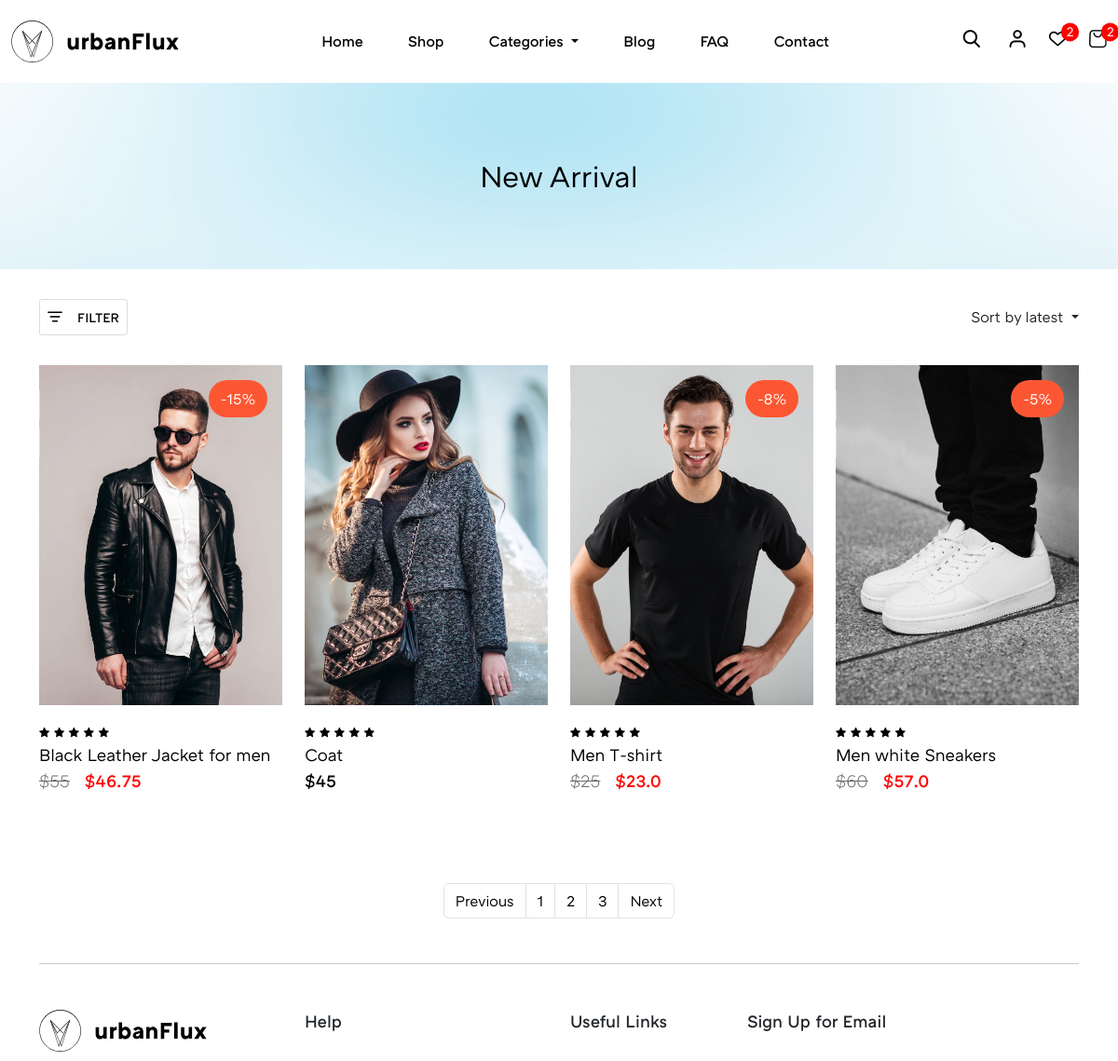
The app's page /shop/ (upper part), older data.
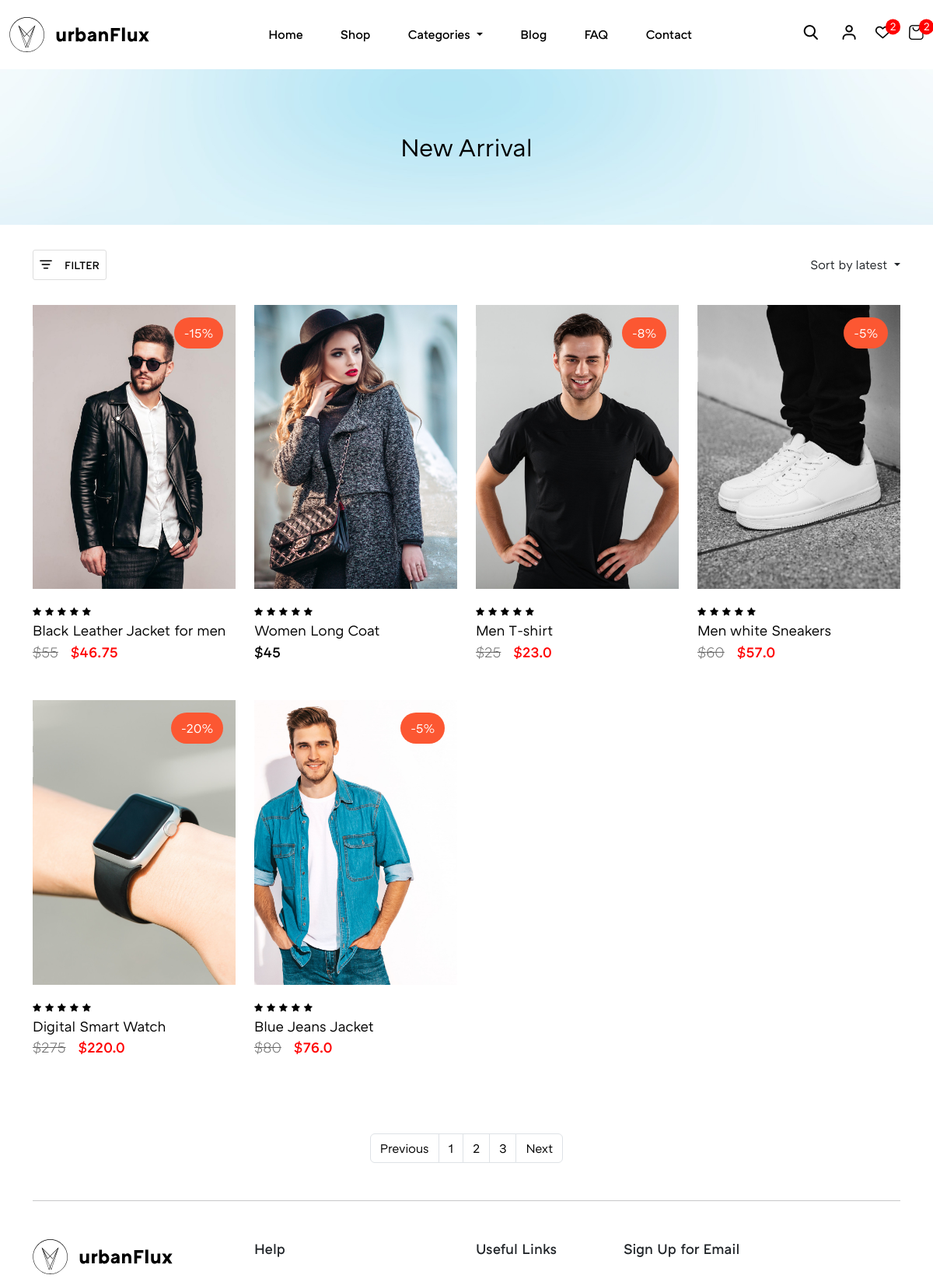
The same page, newer data.
### Site_Settings/models.py (models this page shows)
class Site_Settings(models.Model):
    estimated_delivery = models.TextField(max_length= 200, null=True)
    return_time = models.TextField(max_length= 200 , null=True)
    site_logo = models.FileField(upload_to='site_logo', validators=[validate_logo])
    theme_hero_section = models.ImageField(upload_to= 'theme_hero_section')
    tax_rate = models.IntegerField()
    product_policies = models.TextField(max_length=400)
    class Meta:
        verbose_name = ''
        verbose_name_plural = 'Site Settings'

### Store/models.py (models this page shows, shortened)
class Store(models.Model):
    product_name = models.CharField(max_length=100)
    price = models.IntegerField(null=True)
    product_type = models.CharField(max_length=15)
    description = models.TextField(max_length=500)
    Color_1 = models.CharField(max_length=10 , null=True)
    Color_2 = models.CharField(max_length=10, null=True , blank=True)
    Color_3 = models.CharField(max_length=10, null=True , blank=True)
    Feature_1 = models.CharField(max_length=50)
    Feature_2 = models.CharField(max_length=50, null=True , blank=True)
    Feature_3 = models.CharField(max_length=50, null=True , blank=True)
    Size_1 = models.CharField(max_length=20 , null=True)
    Size_2 = models.CharField(max_length=20, null=True , blank=True)
    Size_3 = models.CharField(max_length=20, null=True , blank=True)
    Materials_Care_1 = models.CharField(max_length=50, null=True)
    Materials_Care_2 = models.CharField(max_length=50, null=True , blank=True)
    Materials_Care_3 = models.CharField(max_length=50, null=True , blank=True)
    stock = models.IntegerField()
    sale = models.IntegerField(null=True, blank=True)
    is_available = models.BooleanField(default = True)
    slug =models.SlugField(max_length=100, unique=True)
    Image = models.ImageField(upload_to='Products')
    product_image_1 = models.ImageField(upload_to='Products')
    product_image_2 = models.ImageField(upload_to='Products')
    product_image_3 = models.ImageField(upload_to='Products')
    category = models.ForeignKey(Category, on_delete=models.CASCADE)
    class Meta():
        verbose_name = ''
        verbose_name_plural = 'Product'

### urbax_Flux/views.py (the view)
# urls.py: path('shop/', views.shop, name='shop'),
def shop(request):
    site_settings = Site_Settings.objects.all()
    Products = Store.objects.all()
    categories =  Category.objects.all()
    Data = {
        "site_settings_data": site_settings,
        "Product_Data" : Products,
        "categories_data": categories,
    }
    return render(request, 'shop.html', Data)

### Store/templatetags/custom_tags.py (called while the page is built)
@register.simple_tag
def calculate_discount_price(price, sale):
    try:
        price = float(price)  # Convert price to float
        sale = float(sale)    # Convert sale to float
        if price is not None and sale is not None:
            return price * (1 - sale / 100)  # Calculate discounted price
    except (ValueError, TypeError):
        pass  # If conversion fails, return the original price
    return price  # If there's no sale or conversion fails, return the original price

### templates/shop.html (shortened to what the changed rows need)
{% load custom_tags %}
{% load static %}
{% include 'header.html' %}
        <main class="main-content">
            <section class="theme-hero-section">
                <figure>
                    {% for theme in site_settings_data %}
                    <img src="{{theme.theme_hero_section.url}}" alt="">
                    {% endfor %}
                    <figcaption>
                        <h4 class="main-heading-font-medium">New Arrival</h4>
                    </figcaption>
                </figure>
            </section>
            <section class="theme-product-cards">
                <div class="container">
                    <div class="theme-product-cards-inner">
                        <div class="row">
                            {% for product in Product_Data %}
                            <div class="col-md-6 col-lg-4 col-xl-3">
                                <div class="product-cards">
                                    <a href="{% url 'product-detail' product.id %}">
                                    <figure>
                                        <img loading="lazy" src="{{product.Image.url}}" alt="">
                                        <figcaption>
                                                {% if product.sale %}
                                            <span class="sale-off">-{{product.sale}}%</span>
                                            {% else %}
                                            <span class="d_none"></span>
                                            {% endif %}
                                        </figcaption>
                                    </figure>
                                </a>
                                    <div class="info">
                                        <span><i class="icon-rating"></i></span>
                                        <span><i class="icon-rating"></i></span>
                                        <span><i class="icon-rating"></i></span>
                                        <span><i class="icon-rating"></i></span>
                                        <span><i class="icon-rating"></i></span>
                                        <a href="{% url 'product-detail' product.id %}" class="product-carousel-anchor">{{product.product_name}}</a>
                                        {% if product.sale >= 1 %}
                                        <small class="before-price">${{product.price}}</small><span><small  class="red_color px-3">${% calculate_discount_price product.price product.sale %}</small></span>
                                        {% else %}
                                      <small>${{product.price}}</small>
                                      {% endif %}
                                    </div>
                                </div>
                            </div>
                            {% endfor %}
                        </div>
                    </div>
                </div>
            </section>
        </main>
        {% include 'footer.html' %}

### templates/header.html (shortened to what this page needs)
{% load static %}
<!DOCTYPE html>
<html lang="en">
<head>
  <link rel="stylesheet" href="{% static 'assets/libs/swiper.css' %}">
  <link rel="stylesheet" href=" {% static 'assets/css/main.css' %}">
</head>
<body>
  <div class="site-wrapper">
    <header class="header">
      <nav class="navbar navbar-expand-lg main-navbar">
        <div class="container container-lg">
          {% for logo in site_settings_data %}
          <a class="navbar-brand" href="#">
            <img src="{{logo.site_logo.url}}" class="site-logo" alt="">
          </a>
          {% endfor %}
          <div class="collapse navbar-collapse" id="navbarSupportedContent">
            <ul class="navbar-nav me-auto mb-2 mb-lg-0">
              <li class="nav-item  nav-bar-links">
                <a class="nav-link active" aria-current="page" href="{% url 'home' %}">Home</a>
              </li>
              <li class="nav-item nav-bar-links">
                <a class="nav-link" href="{% url 'shop' %}">Shop</a>
              </li>
              <li class="nav-item dropdown nav-bar-links">
                <a class="nav-link dropdown-toggle" href="#" id="navbarDropdown" role="button" data-bs-toggle="dropdown"
                  aria-expanded="false">
                  Categories
                </a>
              </li>
              <li class="nav-item nav-bar-links">
                <a class="nav-link" href="#">Blog</a>
              </li>
              <li class="nav-item nav-bar-links">
                <a class="nav-link" href="#">FAQ</a>
              </li>
              <li class="nav-item nav-bar-links">
                <a class="nav-link" href="#">Contact</a>
              </li>
            </ul>
            <ul class="nav-right-links align-center">
                <li>
                  <button class="lg-hide links-hover" id="search-btn"><i  class="icon-search"></i></button>
                </li>
              <li><a href="{% url 'login' %}" class="links-hover lg-hide"><i class="icon-login"></i></a></li>
              <li><a href="{% url 'wishlist' %}" class="links-hover lg-hide count"><i class="icon-favourite"></i><span><small>2</small></span></a></li>
              <li><a href="{% url 'Shopping-cart' %}" class="links-hover lg-hide count"><i class="icon-cart"></i><span><small>2</small></span></a></li>
            </ul>
          </div>
        </div>
      </nav>
    </header>

### templates/footer.html (shortened to what this page needs)
{% load static %}
<footer class="footer">
    <div class="container">
      <hr class="my-5">
      <div class="footer-inner">
        <div class="row">
          <div class="col-md-12 col-lg-6 col-xl-2">
            <div class="col-inner">
              {% for logo in site_settings_data %}
              <img loading="lazy" src="{{logo.site_logo.url}}" class="site-logo" alt="">
              {% endfor %}
            </div>
          </div>
          <div class="col-md-12 col-lg-6 col-xl-2 offset-xl-1">
            <div class="col-inner">
              <strong class="col-title">Help</strong>
            </div>
          </div>
          <div class="col-md-12 col-lg-6 col-xl-2 offset-xl-1">
            <div class="col-inner">
              <strong class="col-title">Useful Links</strong>
            </div>
          </div>
          <div class="col-md-12 col-lg-6 col-xl-4">
            <div class="col-inner">
              <strong class="col-title">Sign Up for Email</strong>
            </div>
          </div>
        </div>
      </div>
    </div>
  </footer>
</div>
</body>
</html>

Row changes from the older to the newer data that the page shows:
changed Store: product_name "Coat" → "Women Long Coat"
added Store: Image (picture), sale "20", product_name "Digital Smart Watch", price "275", price+sale "220.0"
added Store: Image (picture), sale "5", product_name "Blue Jeans Jacket", price "80", price+sale "76.0"
